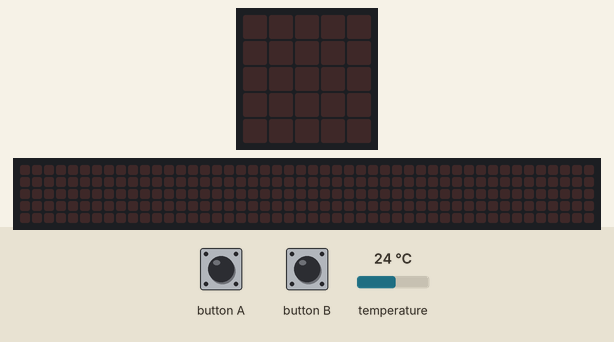
Bench run of a program on a simulated BBC micro:bit (MakeCode). Parts: the board's 5×5 LED display, a strip that is not on the board, showing the scrolling text unrolled. The test bench sets the inputs (shaded band); at power-on: temperature 24 °C. The 48×5 strip is a reading aid, not a part: it shows the text the display is scrolling, unrolled, one strip-width of it at a time.

Above: at 1.2 s.
1.3 s: button A pressed for 0.15 s
At 4.0 s:
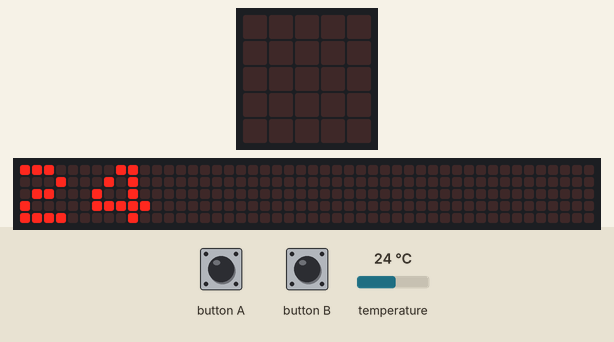
4.3 s: button B pressed for 0.15 s
At 4.67 s:
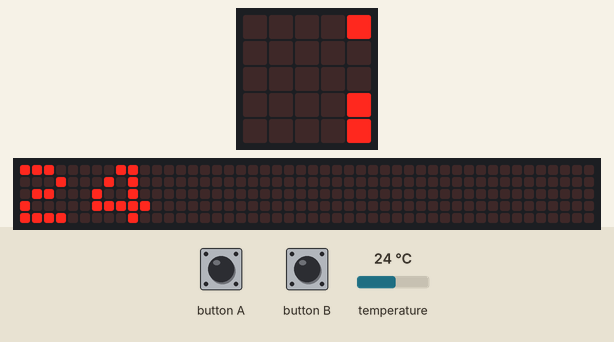
Timing chart, 0 to 7.3 s (numbered marks = the images above; inputs shaded):
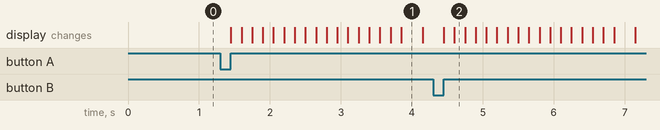

Measured:
- after the input at 1.3 s, the display: changes after 0.15 s (image 1)
- after the input at 4.3 s, the display: first changes after 0.15 s (image 2 shows a later state)

The program:

main.ts
```typescript
input.onButtonPressed(Button.A, function () {
    basic.showString("" + (input.temperature()))
    Temperatura = input.temperature()
    Delta_T = Temperatura - Temperatura_precedente
    Temperatura_precedente = Temperatura
})
input.onButtonPressed(Button.B, function () {
    basic.showString("" + (Delta_T))
})
let Temperatura_precedente = 0
let Temperatura = 0
let Delta_T = 0
Delta_T = 0
Temperatura = 0
Temperatura_precedente = 0
```

test.ts
```typescript
// i test vanno qui; questi non saranno compilati quando questo pacchetto viene usato come estensione.
```
